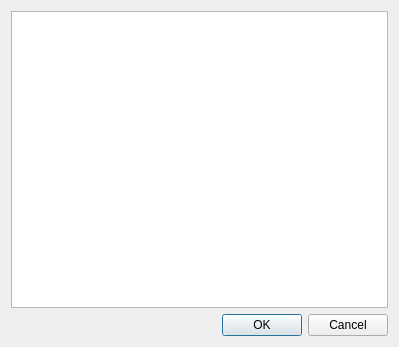
<?xml version="1.0" encoding="UTF-8"?>
<ui version="4.0">
 <class>Dialog</class>
 <widget class="QDialog" name="Dialog">
  <property name="geometry">
   <rect>
    <x>0</x>
    <y>0</y>
    <width>399</width>
    <height>347</height>
   </rect>
  </property>
  <property name="windowTitle">
   <string>Dialog</string>
  </property>
  <layout class="QGridLayout" name="gridLayout">
   <item row="0" column="0">
    <widget class="QListView" name="listView"/>
   </item>
   <item row="1" column="0">
    <widget class="QDialogButtonBox" name="buttonBox">
     <property name="standardButtons">
      <set>QDialogButtonBox::Cancel|QDialogButtonBox::Ok</set>
     </property>
    </widget>
   </item>
  </layout>
 </widget>
 <resources/>
 <connections/>
</ui>
